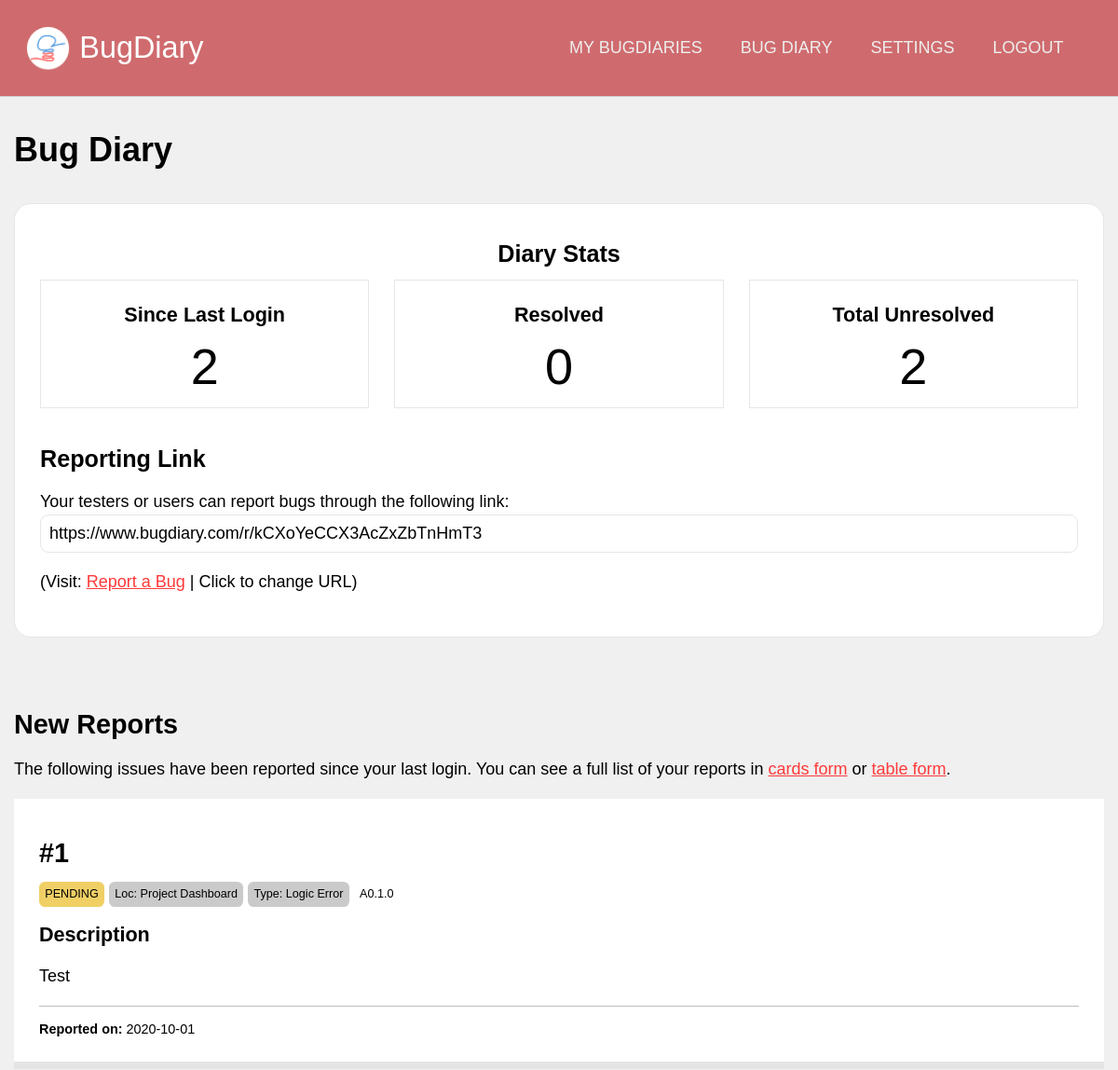
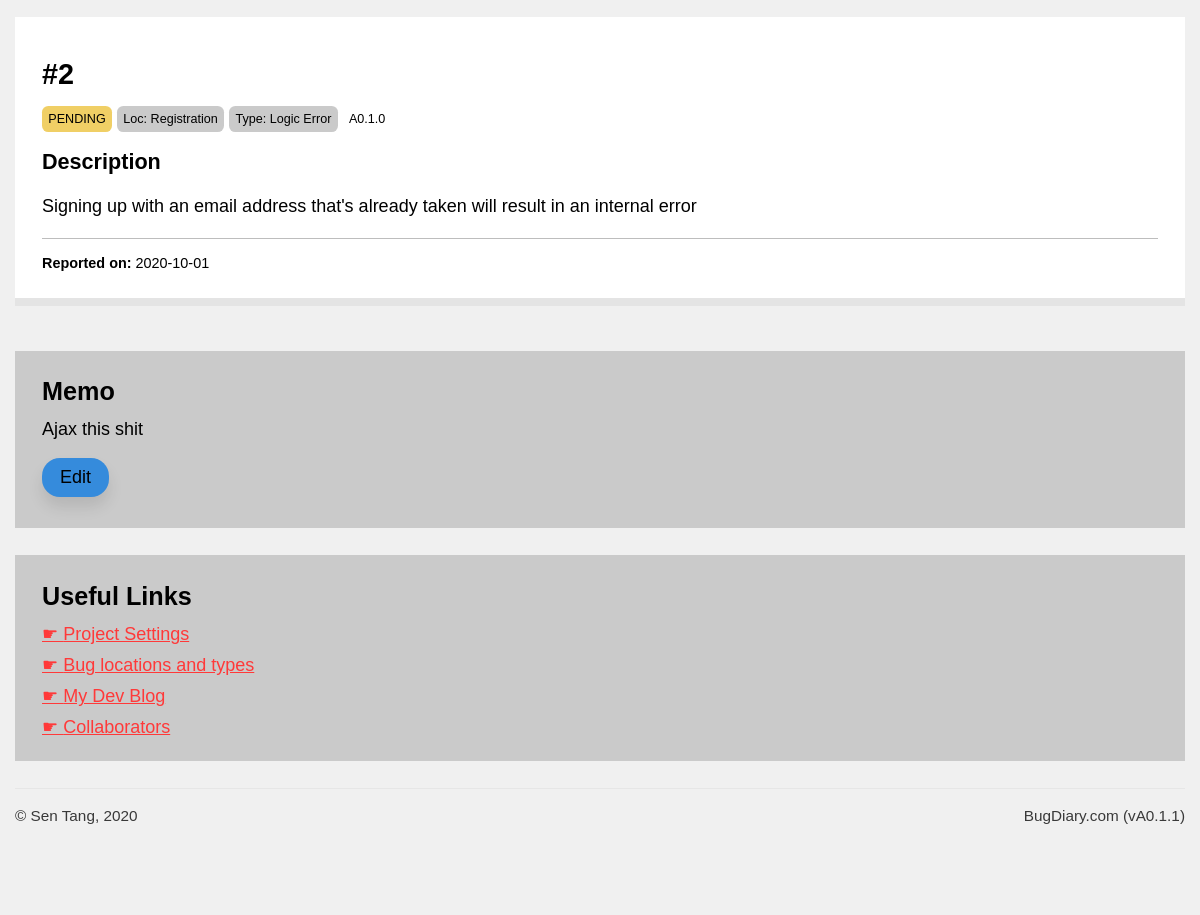
Screenshot of /projects/view/kCXoYeCCX3AcZxZbTnHmT3 (signed in) with the database file from the repository (2 pictures, top to bottom).
### application/models.py (models this page shows, shortened)
class Projects(db.Model):
    id  = db.Column(db.Integer, primary_key = True, nullable = False)
    url = db.Column(db.String(22), index = True, unique = True, nullable = False)
    name = db.Column(db.String(100), nullable = False)
    description = db.Column(db.Text, nullable = False)
    creation_date = db.Column(db.DateTime, index = True, nullable = False)
    expiry_date = db.Column(db.DateTime, index = True, nullable = False)
    status = db.Column(db.String(10), nullable = False)
    access_code = db.Column(db.String(50), nullable = True)
    last_activity = db.Column(db.DateTime(), default = dt.datetime.now())
    owner = db.Column(db.Integer, db.ForeignKey('users.id')) #linked
    bugs = db.relationship('Bugs', backref = 'containing_project', cascade = "all,delete")
    locations = db.relationship('Project_bug_locations', backref = 'locations_in', cascade = "all,delete")
    types = db.relationship('Project_bug_types', backref = 'types_in', cascade = "all,delete")
    settings = db.relationship('Project_settings', backref = 'settings_for', cascade = "all,delete", uselist = False)
    blog_posts = db.relationship('Blog_posts', backref= 'post_target', cascade = "all,delete")

class Bugs(db.Model):
    id = db.Column(db.Integer, primary_key = True)
    ref_id = db.Column(db.Integer)
    details = db.Column(db.Text)
    author = db.Column(db.String(100))
    author_email = db.Column(db.String(100))
    status = db.Column(db.String(20))
    version = db.Column(db.String(20), index = True)
    report_date = db.Column(db.DateTime, index = True, default = dt.datetime.now())
    resolve_date = db.Column(db.DateTime, default = None)
    project = db.Column(db.Integer, db.ForeignKey('projects.id')) #linked
    bug_location = db.Column(db.Integer, db.ForeignKey('project_bug_locations.id')) #linked
    bug_type = db.Column(db.Integer, db.ForeignKey('project_bug_types.id')) #linked
    comments = db.relationship('Bug_comments', backref = "comment_target")

### application/projects/views.py (the view)
@projects.route('/view/<string:project_url>')
@login_required
def dashboard(project_url):
    target_project = Projects.query.filter_by(url = project_url).first()
    since_last_login = Bugs.query.filter_by(project = target_project.id).filter(Bugs.report_date > current_user.last_login).filter_by(status = "PENDING").count()
    resolved = Bugs.query.filter_by(project = target_project.id).filter_by(status = "RESOLVED").count()
    unresolved = Bugs.query.filter_by(project = target_project.id).filter_by(status = "PENDING").count()
    new_reports = Bugs.query.filter_by(project = target_project.id).filter(Bugs.report_date > current_user.last_login).filter_by(status = "PENDING")
    if target_project == None:
        flash("Sorry, the Bug Diary you were trying to access could not be found. It might have expired or you might have entered a typo.")
        return redirect(url_for('users.dashboard'))
    return render_template('dashboard.html', project = target_project, since_last_login = since_last_login, resolved = resolved, unresolved = unresolved, new_reports = new_reports if since_last_login != 0 else None)

### application/models.py (called while the page is built)
@login_manager.user_loader
def load_user(user_id):
    return Users.query.get(user_id)

### application/projects/templates/projects/dashboard.html (shortened to what this page needs)
{% extends 'confined.html' %}
{% block custom_nav %}
{{ macros.project_nav(project) }}
{% endblock %}
{% import 'macros.html' as macros %}
{% block main %}
<h1>{{ project.name }}</h1>
<div class="main-aside">
    <main>
        <div class="block lined rounded text-centered bg-white">
            <h3>Diary Stats</h3>
            <div class="block-comparison-3">
                <div class="comp1 text-centered lined bg-white">
                    <h4>Since Last Login</h4>
                    <span class="bignum">{{ since_last_login }}</span>
                </div>
                <div class="comp2 text-centered lined bg-white">
                    <h4>Resolved</h4>
                    <span class="bignum">{{ resolved }}</span>
                </div>
                <div class="comp3 text-centered lined bg-white">
                    <h4>Total Unresolved</h4>
                    <span class="bignum">{{ unresolved }}</span>
                </div>
            </div>
            <div style="text-align: left">
                <h3>Reporting Link</h3>
                <p>
                    Your testers or users can report bugs through the following link:
                    <input type="text" readonly value="https://www.bugdiary.com/r/{{ project.url }}">
                    (Visit: <a href="{{ url_for('core.redirect_to', project_url = project.url )}}">Report a Bug</a> | <a onclick="toggleElement('change_url')">Click to change URL</a>)
                </p>
            </div>
        </div>
        <div class="spacer-small"></div>
        <h2>New Reports</h2>
        <p>
            The following issues have been reported since your last login. You can see a full list of your reports in <a href="{{ url_for('projects.cards_view', project_url = project.url) }}">cards form</a> or <a href="">table form</a>.
        </p>
        {% if new_reports != None %}
            {% for bug in new_reports %}
            {{ macros.bugcard(bug, False) }}
            {% endfor %}
        {% else %}
            <b>- No new reports since your last login. - </b>
        {% endif %}
    </main>
    <aside>
        <div class="sidebar-block bg-gray">
            <h3>Memo</h3>
            Ajax this shit
            <br>
            <a class="button-secondary rounded shadowed">Edit</a>
        </div>
        <div class="sidebar-block bg-gray">
            <h3>Useful Links</h3>
            <a href="{{ url_for('projects.settings', project_url = project.url) }}" class="navigation">Project Settings</a>
            <a href="{{ url_for('projects.location_and_type', project_url = project.url) }}" class="navigation">Bug locations and types</a>
            <a href="{{ url_for('projects.blog', project_url = project.url) }}" class="navigation">My Dev Blog</a>
            <a href="{{ url_for('projects.collaborators', project_url = project.url) }}" class="navigation">Collaborators</a>
        </div>
    </aside>
</div>
{% endblock %}

### application/templates/confined.html (shortened to what this page needs)
{% extends "base.html" %}
{% block templateMain %}
<main class="confined">
  {% block main %}
  {% endblock %}
</main>
{% endblock %}

### application/templates/macros.html (shortened to what this page needs)
{% macro bugcard(bug, show_controls, color_code = {"PENDING": "bg-yellow", "RESOLVED": "bg-green", "DELETED": 'bg-black', "PINNED": 'bg-red'}) %}
<div id="card-{{bug.id}}" style="position: relative;">
    <div class="card">
        <h2>#{{ bug.ref_id }}</h2>
        <div>
            <span class="tag-mini {{ color_code[bug.status] }}">{{ bug.status }}</span>
            <span class="tag-mini bg-gray">Loc: {{ bug.bug_location }}</span>
            <span class="tag-mini bg-gray">Type: {{ bug.bug_type }}</span>
            <span class="tag-mini">{{ bug.version }}</span>
        </div>
        <h4>Description</h4>
        <p class="linebreak">{{ bug.details }}</p>
        <div class="author">
             <br>
            <b>Reported on:</b> {{ bug.report_date.strftime('%Y-%m-%d') }}
            <br>
        </div>
    </div>
</div>
{% endmacro %}
{% macro project_nav(project) %}
<a href="{{ url_for('users.dashboard') }}">My BugDiaries</a>
<a href="{{ url_for('projects.dashboard', project_url = project.url) }}">{{project.name}}</a>
<a href="{{ url_for('projects.settings', project_url = project.url) }}">Settings</a>
<a href="{{ url_for('users.logout') }}">Logout</a>
{% endmacro %}

### application/templates/base.html (shortened to what this page needs)
<!DOCTYPE html>
{% set version = "A0.1.1" %}
<html lang="en" dir="ltr">
  <head>
    <link rel="stylesheet" href="{{ url_for('static', filename='css/unilay5.css') }}?v={{version}}">
    <link rel="stylesheet" href="{{ url_for('static', filename='css/custom.css') }}?v={{version}}">
  </head>
  <body>
    <header>
        <div id="logo"><a href="{{ url_for('core.index') }}">
            {% block custom_logo %}BugDiary{% endblock %}
        </a></div>
        <nav id="navigation">
          {% block custom_nav %}{% endblock %}
        </nav>
    </header>
      {% block templateMain %}{% endblock %}
    <footer>
      <div id="copyright">
        &copy; Sen Tang, 2020
      </div>
      <div id="version">
        BugDiary.com (v{{ version }})
      </div>
    </footer>
  </body>
</html>

### application/static/css/unilay5.css (style rules this page uses)
body { font-size: 18px; font-family: sans-serif; color: #000; margin: 0; padding: 0; background-color: #f0f0f0; }
header { background-color: #cf6b6e; border-bottom: 1px solid #d0d0d0; padding: 1.5em; display: grid; text-align: center; grid-template-areas: "logo nav"; }
header #logo { padding-left: 1.8em; line-height: 1.5em; grid-area: logo; background-image: url("../images/logo-small.png"); background-repeat: no-repeat; background-size: contain; text-align: left; font-size: 1.8em; }
header #logo a:link, header #logo a:visited { color: #fff; text-decoration: none; }
header nav, header #navigation { grid-area: nav; padding: 0.75em; text-align: right; z-index: 10; }
header nav a, header #navigation a { text-transform: uppercase; display: inline-block; color: #eeeeee; text-decoration: none; padding: 0 1em; font-family: "Trebuchet MS", Helvetica, sans-serif; }
.confined { max-width: 65em; margin-left: auto; margin-right: auto; }
footer { border-top: 1px solid #e6e6e6; padding-top: 1em; padding-bottom: 5em; max-width: 65em; color: #393939; margin: auto; display: grid; grid-template-areas: "copyright version"; grid-gap: 0; }
footer #copyright { grid-area: copyright; text-align: left; font-size: 0.85em; }
footer #version { grid-area: version; text-align: right; font-size: 0.85em; }
p { line-height: 150%; }
main a.button-secondary, main a.button-primary { padding: 0.5em 1em; text-decoration: none; margin: 1em auto; display: inline-block; text-align: center; }
main a.button-secondary { background-color: #358bdc; color: #000; }
a:link, a:visited { color: #ff3939; }
a.navigation { display: block; margin: 0.5em 0; }
a.navigation:before { content: "☛ "; }
h2, h3, h4, h5 { margin: 0.5em 0; }
h1 { color: inherit; font-size: 2em; margin: 1em 0; }
h2 { color: inherit; font-size: 1.6em; }
h3 { color: inherit; font-size: 1.4em; }
h4 { color: inherit; font-size: 1.2em; }
.block { padding: 1.5em; margin-bottom: 1.5em; }
.sidebar-block { padding: 0.75em 1.5em; margin-bottom: 1.5em; }
.block-comparison-3 { display: grid; grid-template-areas: "comp1 comp2 comp3"; grid-template-columns: 1fr 1fr 1fr; grid-gap: 1.5em; }
.block-comparison-3 .comp1 { grid-area: comp1; }
.block-comparison-3 .comp2 { grid-area: comp2; }
.block-comparison-3 .comp3 { grid-area: comp3; }
.block-comparison-3 .comp1, .block-comparison-3 .comp2, .block-comparison-3 .comp3 { padding: 0.75em; margin-bottom: 1.5em; }
.aside-main, .main-aside { display: grid; grid-gap: 1.5em; }
.aside-main main, .main-aside main { grid-area: main; }
.aside-main aside, .main-aside aside { grid-area: aside; }
.main-aside { grid-template-areas: "main aside"; grid-template-columns: auto 400px; }
@media screen and (max-width: 1200px) { .main-aside, .aside-main { grid-template-areas: "main" "aside"; grid-template-columns: auto; grid-template-rows: auto auto; } }
.spacer-small { padding-bottom: 2em; }
.lined { border: 1px solid #e6e6e6; }
.rounded { border-radius: 1em 1em 1em 1em; -moz-border-radius: 1em 1em 1em 1em; -webkit-border-radius: 1em 1em 1em 1em; }
.shadowed { -webkit-box-shadow: 0px 10px 15px 0px rgba(0, 0, 0, 0.1); -moz-box-shadow: 0px 10px 15px 0px rgba(0, 0, 0, 0.1); box-shadow: 0px 10px 15px 0px rgba(0, 0, 0, 0.1); }
.text-centered { text-align: center; }
.bg-white { background-color: #fff; }
.bg-yellow { background-color: #F0CF65; }
.bg-gray { background-color: #cacaca; }
input[type=text], input[type=number], input[type=submit], input[type=password], select, textarea, .button-styled { font-size: 1em; padding: 0.5em; -webkit-appearance: none; -moz-appearance: none; appearance: none; width: 100%; border: 1px solid; font-family: inherit; margin-bottom: 1em; border-color: #e6e6e6; -webkit-box-sizing: border-box; -moz-box-sizing: border-box; box-sizing: border-box; border-radius: 0.5em 0.5em 0.5em 0.5em; -moz-border-radius: 0.5em 0.5em 0.5em 0.5em; -webkit-border-radius: 0.5em 0.5em 0.5em 0.5em; }
.button-secondary { background-color: #358bdc; color: #000; }

### application/static/css/custom.css (style rules this page uses)
.bignum { font-size: 3em; }
.card { background-color: #fff; padding: 1.5em; border-bottom: 8px solid #e4e4e4; position: relative; margin-bottom: 1em; break-inside: avoid-column; }
.tag-mini { font-size: 0.7em; margin-bottom: 0.5em; padding: 0.5em; display: inline-block; border-radius: 0.5em; -moz-border-radius: 0.5em; -webkit-border-radius: 0.5em; }
.author { font-size: 0.8em; border-top: 1px solid #bdbdbd; }
p.linebreak { white-space: pre-line; }

### rows the page displays
Projects: name "BUG DIARY", name "Bug Diary", url "https://www.bugdiary.com/r/kCXoYeCCX3AcZxZbTnHmT3"
Bugs: ref_id "1", status "PENDING", bug_location "Project Dashboard", bug_type "Logic Error", version "A0.1.0", details "Test", report_date "2020-10-01"
Bugs: ref_id "2", status "PENDING", bug_location "Registration", bug_type "Logic Error", version "A0.1.0", details "Signing up with an email address that's already taken will result in an internal error", report_date "2020-10-01"

### other values shown
{{ since_last_login }} "2"
{{ resolved }} "0"
{{ unresolved }} "2"
{{ version }} "A0.1.1"
